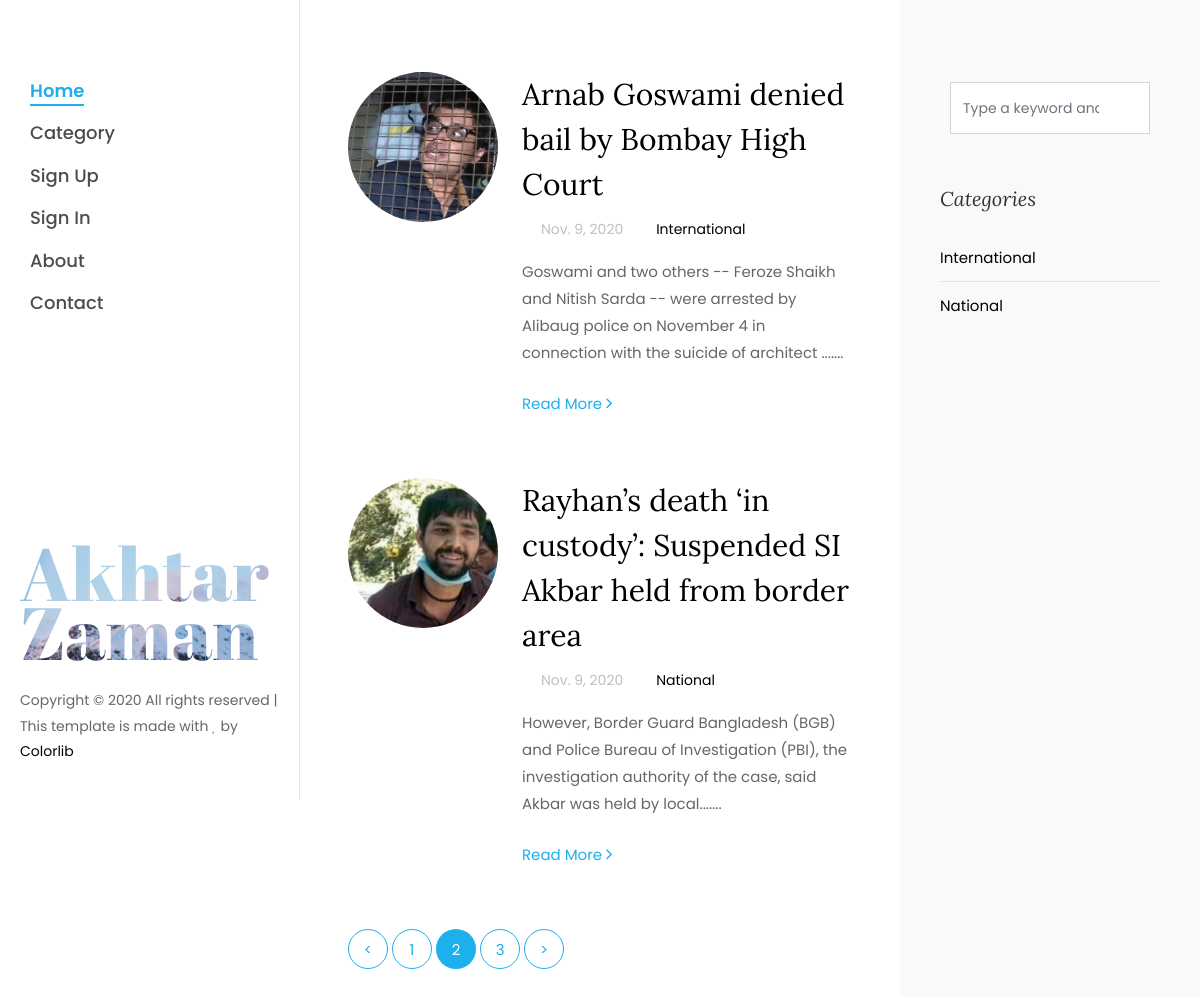
Screenshot of /articles/index/?page=2 with the database file from the repository.
### Articles/models.py (models this page shows, shortened)
class Blog_Articles(models.Model):
    Title= models.CharField(max_length=300, unique=True)
    Categorry = models.ForeignKey('Category', blank=True,  on_delete = models.CASCADE, null=True)
    Description = models.TextField()
    author = models.ForeignKey(Custom_User_Model, default= None, on_delete = models.CASCADE)
    Date = models.DateField(auto_now_add=True)
    Image = models.ImageField(default='default.jpeg', blank=True)
    Status = models.CharField(max_length=1, choices=STATUS_CHOICES)
    def snippet(self):
        return self.Description[:150]+'.......'

class Category(models.Model):
    name = models.CharField(max_length=50)
    def __str__(self):
        return self.name

### Articles/views.py (the view)
# urls.py: path('index/', views.index, name='index'),
def index(request):
    post = Blog_Articles.objects.filter(Status='A')
    page = request.GET.get('page', 1)
    paginator = Paginator(post, 2)
    try:
        Blog_Posts = paginator.page(page)
    except PageNotAnInteger:
        Blog_Posts = paginator.page(1)
    except EmptyPage:
        Blog_Posts = paginator.page(paginator.num_pages)
    return render (request, 'index.html', {'Blog_Posts':Blog_Posts})

### templates/index.html
{% extends 'base.html' %} {% load static %} {% block content %}
<div class="col-xl-8 py-5 px-md-5">
    <div class="row pt-md-4">
        {% for post in Blog_Posts %}
        <div class="col-md-12">
            <div class="blog-entry ftco-animate d-md-flex">
                <a href="{% url 'FullArticle' post.id %}" class="img img-2" style="background-image: url('{{post.Image.url}}');"></a>
                <div class="text text-2 pl-md-4">
                    <h3 class="mb-2"><a href="{% url 'FullArticle' post.id %}">{{post.Title}}</a></h3>
                    <div class="meta-wrap">
                        <p class="meta">
                            <span><i class="icon-calendar mr-2"></i>{{post.Date}}</span>
                            <span><a href="single.html"><i class="icon-folder-o mr-2"></i>{{post.Categorry}}</a></span>
                            <span><i class="icon-comment2 mr-2"></i>{{post.Author}}</span>
                        </p>
                    </div>
                    <p class="mb-4">{{post.snippet}}</p>
                    <p><a href="{% url 'FullArticle' post.id %}" class="btn-custom">Read More <span class="ion-ios-arrow-forward"></span></a></p>
                </div>
            </div>
        </div>
        {% endfor %}
    </div>
    <div class="row">
        <div class="col">
            <div class="block-27">
                {% if Blog_Posts.has_other_pages %}
                <ul>
                    {% if Blog_Posts.has_previous %}
                    <li><a href="?page={{ Blog_Posts.previous_page_number }}">&lt;</a></li>
                    {% else %}
                    <li class="disabled"><span>&lt;</span></li>
                    {% endif %} {% for i in Blog_Posts.paginator.page_range %} {% if Blog_Posts.number == i %}
                    <li class="active"><span>{{ i }}</span></li>
                    {% else %}
                    <li><a href="?page={{ i }}">{{ i }}</a></li>
                    {% endif %} {% endfor %} {% if Blog_Posts.has_next %}
                    <li><a href="?page={{ Blog_Posts.next_page_number }}">&gt;</a></li>
                    {% else %}
                    <li class="disabled"><span>&gt;</span></li> {% endif %}
                </ul>
                {% endif %}
            </div>
        </div>
    </div>
</div>
<div class="col-xl-4 sidebar ftco-animate bg-light pt-5">
    <div class="sidebar-box pt-md-4">
        <form action="{% url 'search_results' %}" method="get" class="search-form">
            <div class="form-group">
                <span class="icon icon-search"> </span>
                <input type="text" class="form-control" placeholder="Type a keyword and hit enter" name="q">
            </div>
        </form>
    </div>
    <div class="sidebar-box ftco-animate">
        <h3 class="sidebar-heading">Categories</h3>
        <ul class="categories">
            <li><a href="#">International</a></li>
            <li><a href="#">National</a></li>
        </ul>
    </div>
</div>
{% endblock content %}

### static/css/icomoon.css (style rules this page uses)
[class^="icon-"], [class*=" icon-"] { font-family: 'icomoon' !important; speak: none; font-style: normal; font-weight: normal; font-variant: normal; text-transform: none; line-height: 1; -webkit-font-smoothing: antialiased; -moz-osx-font-smoothing: grayscale; }
.icon-search:before { content: "\f002"; }
.icon-calendar:before { content: "\f073"; }
.icon-folder-o:before { content: "\f114"; }
.icon-comment2:before { content: "\e0b9"; }

### rows the page displays
Blog_Articles: Image (picture), Title "Arnab Goswami denied bail by Bombay High Court", Date "Nov. 9, 2020", Categorry "International", snippet "Goswami and two others -- Feroze Shaikh and Nitish Sarda -- were arrested by Alibaug police on November 4 in connection with the suicide of architect ......."
Blog_Articles: Image (picture), Title "Rayhan’s death ‘in custody’: Suspended SI Akbar held from border area", Date "Nov. 9, 2020", Categorry "National", snippet "However, Border Guard Bangladesh (BGB) and Police Bureau of Investigation (PBI), the investigation authority of the case, said Akbar was held by local......."

### other values shown
{{ i }} "1" "3"
{{ i }} "2"
